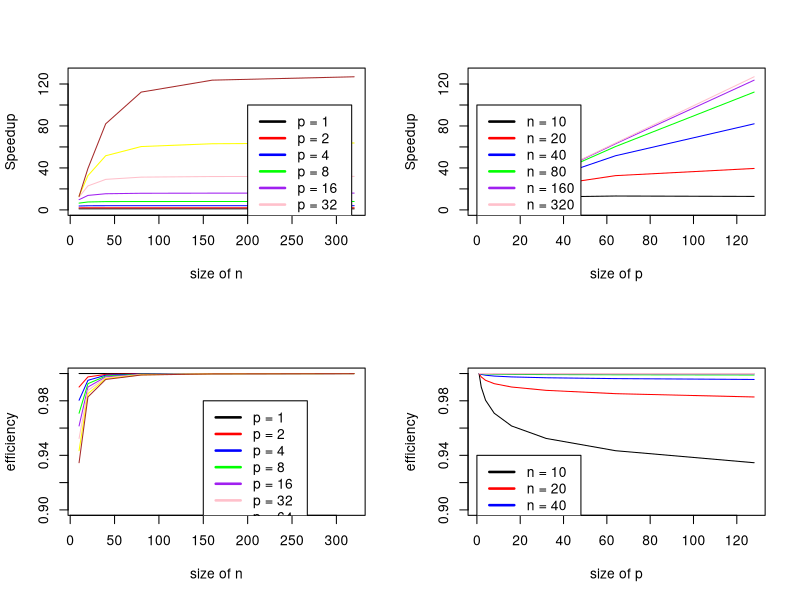

The R source for this figure:
par(mfrow=c(2,2))
setwd("~/git/ParallelProgrammingReports/topic_2")
speed<-read.table(file='speedup.txt', sep='\t', dec='.')
speed<-speed[,1:8]

plot(c(10,20,40,80,160,320), speed[,1], type='l', ylim=c(0,130), xlab="size of n", ylab="Speedup")
points(c(10,20,40,80,160,320), speed[,2], type='l', col='red')
points(c(10,20,40,80,160,320), speed[,3], type='l',col='blue')
points(c(10,20,40,80,160,320), speed[,4], type='l', col='green')
points(c(10,20,40,80,160,320), speed[,5], type='l', col='purple')
points(c(10,20,40,80,160,320), speed[,6], type='l', col='pink')
points(c(10,20,40,80,160,320), speed[,7], type='l', col='yellow')
points(c(10,20,40,80,160,320), speed[,8], type='l', col='brown')
legend(200, 100, 
       c('p = 1', 'p = 2', 'p = 4','p = 8','p = 16','p = 32','p = 64','p = 128' ), 
       lty=c(1,1,1,1,1,1,1,1),
       lwd=c(2.5, 2.5, 2.5, 2.5, 2.5, 2.5, 2.5, 2.5),
       col=c('black', 'red', 'blue', 'green', 'purple', 'pink', 'yellow', 'brown'))

plot(c(1,2,4,8,16,32, 64, 128), speed[1,], type='l', ylim=c(0,130), xlab="size of p", ylab="Speedup")
points(c(1,2,4,8,16,32, 64, 128), speed[2,], type='l', col='red')
points(c(1,2,4,8,16,32, 64, 128), speed[3,], type='l',col='blue')
points(c(1,2,4,8,16,32, 64, 128), speed[4,], type='l', col='green')
points(c(1,2,4,8,16,32, 64, 128), speed[5,], type='l', col='purple')
points(c(1,2,4,8,16,32, 64, 128), speed[6,], type='l', col='pink')

legend(0, 100, 
       c('n = 10', 'n = 20', 'n = 40','n = 80','n = 160','n = 320'), 
       lty=c(1,1,1,1,1,1),
       lwd=c(2.5, 2.5, 2.5, 2.5, 2.5, 2.5),
       col=c('black', 'red', 'blue', 'green', 'purple', 'pink'))

eff<-read.table(file='efficiency.txt', sep='\t', dec='.')
eff<-eff[,1:8]

plot(c(10,20,40,80,160,320), eff[,1], type='l', ylim=c(0.9,1), xlab="size of n", ylab="efficiency")
points(c(10,20,40,80,160,320), eff[,2], type='l', col='red')
points(c(10,20,40,80,160,320), eff[,3], type='l',col='blue')
points(c(10,20,40,80,160,320), eff[,4], type='l', col='green')
points(c(10,20,40,80,160,320), eff[,5], type='l', col='purple')
points(c(10,20,40,80,160,320), eff[,6], type='l', col='pink')
points(c(10,20,40,80,160,320), eff[,7], type='l', col='yellow')
points(c(10,20,40,80,160,320), eff[,8], type='l', col='brown')
legend(150, 0.98, 
       c('p = 1', 'p = 2', 'p = 4','p = 8','p = 16','p = 32','p = 64','p = 128' ), 
       lty=c(1,1,1,1,1,1,1,1),
       lwd=c(2.5, 2.5, 2.5, 2.5, 2.5, 2.5, 2.5, 2.5),
       col=c('black', 'red', 'blue', 'green', 'purple', 'pink', 'yellow', 'brown'))

plot(c(1,2,4,8,16,32, 64, 128), eff[1,], type='l', ylim=c(0.9,1), xlab="size of p", ylab="efficiency")
points(c(1,2,4,8,16,32, 64, 128), eff[2,], type='l', col='red')
points(c(1,2,4,8,16,32, 64, 128), eff[3,], type='l',col='blue')
points(c(1,2,4,8,16,32, 64, 128), eff[4,], type='l', col='green')
points(c(1,2,4,8,16,32, 64, 128), eff[5,], type='l', col='purple')
points(c(1,2,4,8,16,32, 64, 128), eff[6,], type='l', col='pink')

legend(0, 0.94, 
       c('n = 10', 'n = 20', 'n = 40','n = 80','n = 160','n = 320'), 
       lty=c(1,1,1,1,1,1),
       lwd=c(2.5, 2.5, 2.5, 2.5, 2.5, 2.5),
       col=c('black', 'red', 'blue', 'green', 'purple', 'pink'))
